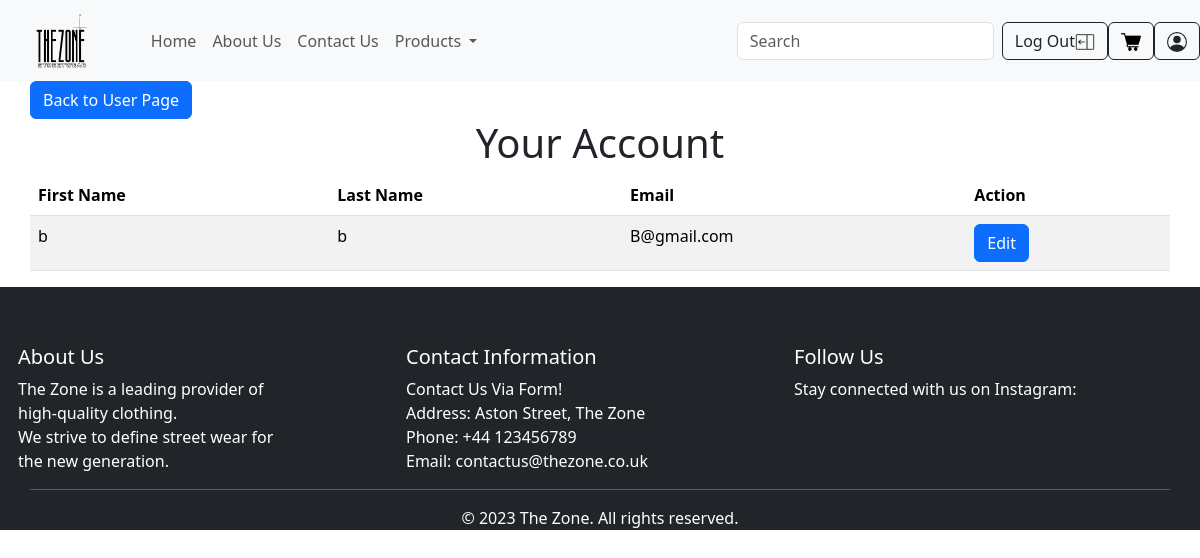
Page /user-login-details.php (signed in) on the committed database.
### tables this page shows
CREATE TABLE `useraccounts` (
  `UserID` int(11) NOT NULL,
  `Firstname` varchar(255) DEFAULT NULL,
  `Lastname` varchar(255) DEFAULT NULL,
  `Email` varchar(255) DEFAULT NULL,
  `Pass` varchar(255) DEFAULT NULL,
  `isAdmin` tinyint(1) DEFAULT 0
);

### user-login-details.php (the view, shortened to what this page needs)
<?php
$email = isset($_SESSION['email']) ? $_SESSION['email'] : '';
include('connectiondb.php');
$stmt = $db->prepare("SELECT * FROM useraccounts WHERE Email = ?");
$stmt->execute([$email]);
$userDetails = $stmt->fetch(PDO::FETCH_ASSOC);
?>
<!doctype html>
<html lang="en">
<head>
    <link rel="stylesheet" href="style.css">
    <link href="https://cdn.jsdelivr.net/npm/bootstrap@5.3.1/dist/css/bootstrap.min.css" rel="stylesheet"
>
</head>
<body>
    <?php include('navbar.php') ?>
    <main>
        <div class="container">
            <a href="user-page.php" class="btn btn-primary">Back to User Page</a>
            <section style="overflow-x: auto; display: flex; justify-content: center;">
                <h1>Your Account</h1>
            </section>
            <section style="overflow-x: auto;">
                <table class="table table-striped">
                    <thead>
                        <tr>
                            <th>First Name</th>
                            <th>Last Name</th>
                            <th>Email</th>
                            <th>Action</th>
                        </tr>
                    </thead>
                    <tbody>
                        <tr>
                            <td><?= $userDetails['Firstname'] ?></td>
                            <td><?= $userDetails['Lastname'] ?></td>
                            <td><?= $userDetails['Email'] ?></td>
                            <td>
                                <button type="button" class="btn btn-primary" data-bs-toggle="modal"
                                    data-bs-target="#editModal">
                                    Edit
                                </button>
                            </td>
                        </tr>
                    </tbody>
                </table>
            </section>
        </div>
    </main>
    <?php include('footer.php') ?>
</body>
</html>

### style.css (style rules this page uses)
div { padding: 0 !important; }

### rows in the picture
useraccounts: Firstname "b", Lastname "b", Email "B@gmail.com"
